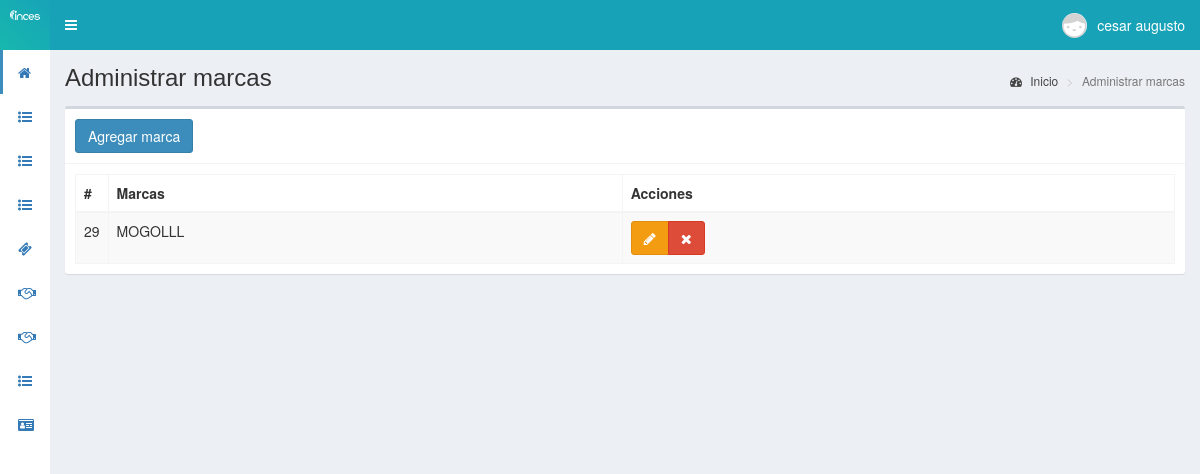
Screenshot of /marcasC (signed in) with the database file from the repository.
### tables this page shows
CREATE TABLE `personal` (
  `id` int(11) NOT NULL,
  `cedula` int(11) NOT NULL,
  `nombres` text NOT NULL,
  `apellidos` text NOT NULL,
  `email` text NOT NULL,
  `telefono` text NOT NULL,
  `direccion` text NOT NULL,
  `fecha_nac` text NOT NULL,
  `cargo` int(11) NOT NULL,
  `departamento` int(11) NOT NULL,
  `estado` text NOT NULL,
  `fecha` timestamp NOT NULL DEFAULT CURRENT_TIMESTAMP ON UPDATE CURRENT_TIMESTAMP
);

CREATE TABLE `marcasc` (
  `id` int(11) NOT NULL,
  `descripcion` text NOT NULL,
  `idtipof` int(11) NOT NULL,
  `fecha` timestamp NOT NULL DEFAULT CURRENT_TIMESTAMP ON UPDATE CURRENT_TIMESTAMP
);

### controladores/plantilla.controlador.php (called while the page is built)
<?php
class ControladorPlantilla{
	static public function ctrPlantilla(){
		include "vistas/plantilla.php";
	}
}

### index.php (called while the page is built, shortened)
<?php
require_once "controladores/plantilla.controlador.php";
require_once "controladores/usuarios.controlador.php";
require_once "controladores/marcasC.controlador.php";
require_once "controladores/soporte.controlador.php";
require_once "modelos/marcasC.modelo.php";
require_once "modelos/personal.modelo.php";
$plantilla = new ControladorPlantilla();
$plantilla -> ctrPlantilla();

### modelos/conexion.php (called while the page is built)
<?php
class Conexion{
	static public function conectar(){
		$link = new PDO("mysql:host=localhost;dbname=pos",
			            "root",
			            "");
		$link->exec("set names utf8");
		return $link;
	}
}

### modelos/personal.modelo.php (called while the page is built, shortened)
<?php
require_once "conexion.php";
class ModeloPersonal{
	static public function mdlMostrarPersonals($tabla, $item, $valor){
		if($item == "id"){
			$stmt = Conexion::conectar()->prepare("SELECT * FROM $tabla WHERE $item = :$item");
			$stmt -> bindParam(":".$item, $valor, PDO::PARAM_INT);
			$stmt -> execute();
			return $stmt -> fetch();
		}
	}
}
?>

### controladores/marcasC.controlador.php (called while the page is built, shortened)
<?php
class ControladorMarcasC{
	static public function ctrMostrarMarcas($item, $valor){
		$tabla = "marcasC";
		$respuesta = ModeloMarcasC::mdlMostrarMarcas($tabla, $item, $valor);
		return $respuesta;
	}
}

### modelos/marcasC.modelo.php (called while the page is built, shortened)
<?php
require_once "conexion.php";
class ModeloMarcasC{
	static public function mdlMostrarMarcas($tabla, $item, $valor){
		if($item != null){
			$stmt = Conexion::conectar()->prepare("SELECT * FROM $tabla WHERE $item = :$item");
			$stmt -> bindParam(":".$item, $valor, PDO::PARAM_STR);
			$stmt -> execute();
			return $stmt -> fetch();
		}else{
			$stmt = Conexion::conectar()->prepare("SELECT * FROM $tabla");
			$stmt -> execute();
			return $stmt -> fetchAll();
		}
	}
}

### vistas/modulos/marcasC.php (the view, shortened to what this page needs)
<div class="content-wrapper">
  <section class="content-header">
    <h1>
      Administrar marcas
    </h1>
    <ol class="breadcrumb">
      <li><a href="inicio"><i class="fa fa-dashboard"></i> Inicio</a></li>
      <li class="active">Administrar marcas</li>
    </ol>
  </section>
  <section class="content">
    <div class="box">
      <div class="box-header with-border">
        <button class="btn btn-primary" data-toggle="modal" data-target="#modalAgregarMarca">
          Agregar marca
        </button>
      </div>
      <div class="box-body">
       <table class="table table-bordered table-striped dt-responsive tablas" width="100%">
        <thead>
         <tr>
           <th style="width:10px">#</th>
           <th>Marcas</th>
           <th>Acciones</th>
         </tr>
        </thead>
        <tbody>
        <?php
          $item = null;
          $valor = null;
          $marcas = ControladorMarcasC::ctrMostrarMarcas($item, $valor);
          foreach ($marcas as $key => $value) {
            echo ' <tr>
                    <td>'.$value["id"].'</td>
                    <td class="text-uppercase">'.$value["descripcion"].'</td>
                    <td>
                      <div class="btn-group">
                        <button class="btn btn-warning btnEditarMarcaC" id="'.$value["id"].'" data-toggle="modal" data-target="#modalEditarMarca"><i class="fa fa-pencil"></i></button>
                        <button class="btn btn-danger btnEliminarMarcaC" id="'.$value["id"].'"><i class="fa fa-times"></i></button>
                      </div>
                    </td>
                  </tr>';
          }
        ?>
        </tbody>
       </table>
      </div>
    </div>
  </section>
</div>

### vistas/modulos/cabezote.php (shortened to what this page needs)
<header class="main-header">
<a href="inicio" class="logo">
	<span class="logo-mini">
		<img src="vistas/img/plantilla/logo-blanco-lineal.svg" class="img-responsive" style="padding:10px">
	</span>
</a>
<nav class="navbar navbar-static-top" role="navigation">
 	<a href="#" class="sidebar-toggle" data-toggle="push-menu" role="button">
     	</a>
	<div class="navbar-custom-menu">
		<ul class="nav navbar-nav">
			<li class="dropdown user user-menu">
				<a href="#" class="dropdown-toggle" data-toggle="dropdown">
				<?php
				if($_SESSION["foto"] != ""){
					echo '<img src="'.$_SESSION["foto"].'" class="user-image">';
				}else{
					echo '<img src="vistas/img/usuarios/default/anonymous.png" class="user-image">';
				}
				?>
                     <?php  $tabla = "personal";
                            $item = "id";
                            $valor = $_SESSION["nombre"];
						   $respuesta1 = ModeloPersonal::MdlMostrarPersonals($tabla, $item, $valor);
						   ?>
					<span class="hidden-xs"><?php  echo $respuesta1["nombres"] ?></span>
				</a>
			</li>
		</ul>
	</div>
</nav>
</header>

### rows the page displays
personal: nombres "cesar augusto"
marcasc: id "29", descripcion "MOGOLLL"
